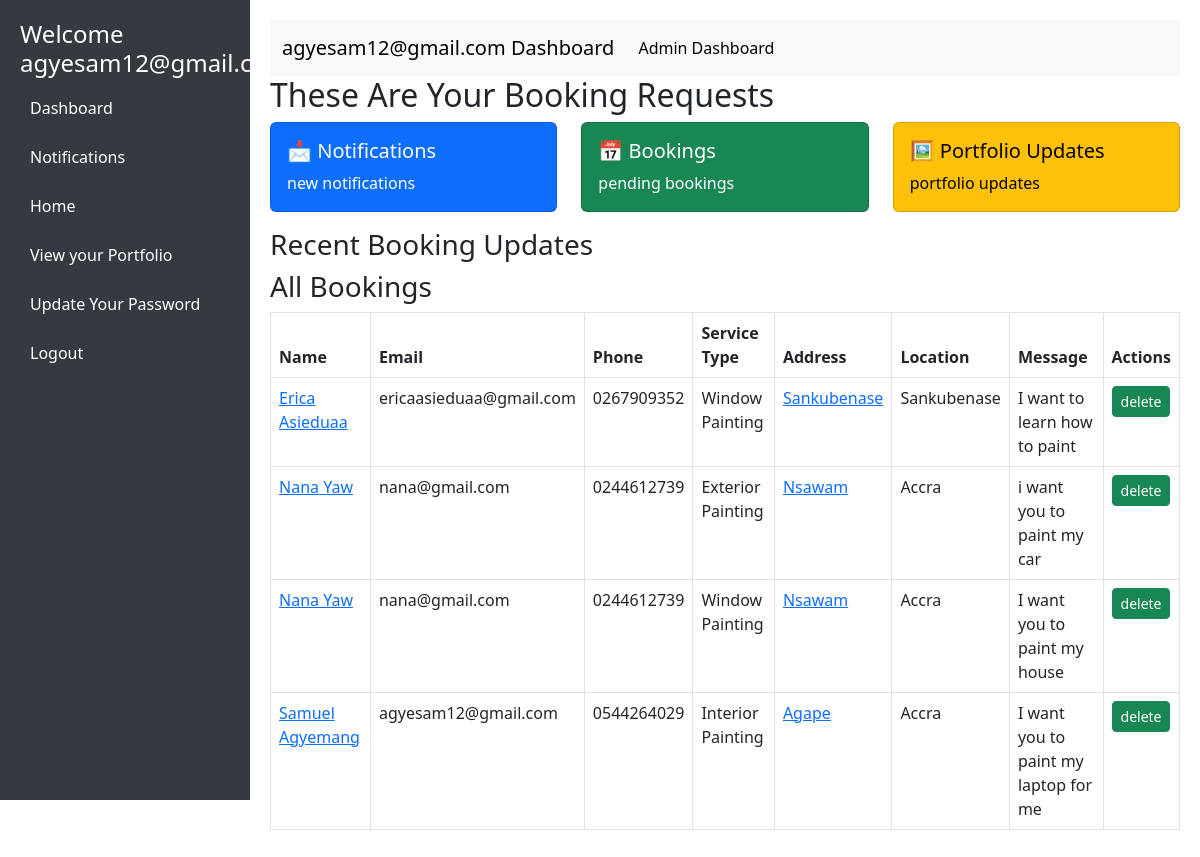
The app's page /booking_requests (signed in), older data.
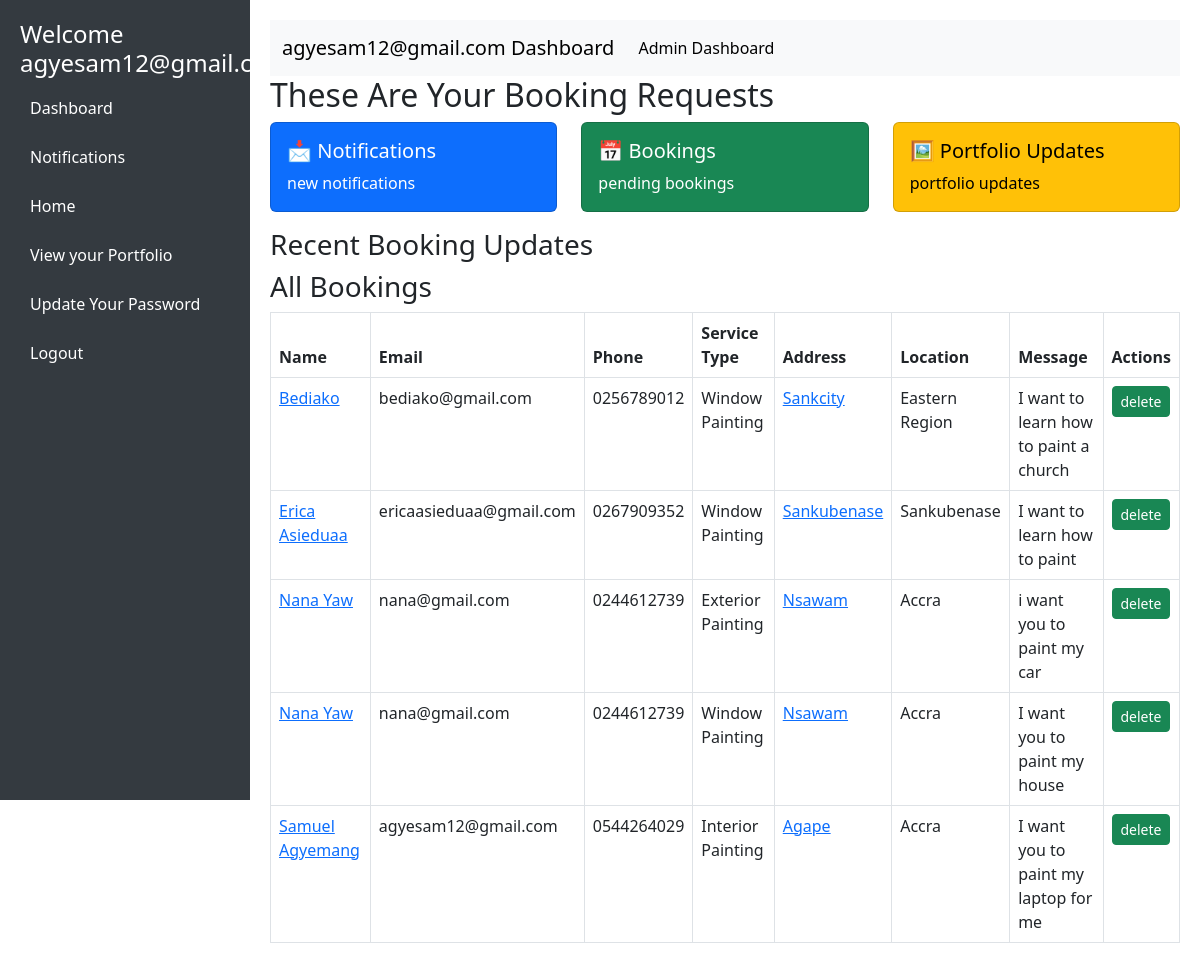
The same page, newer data.
### paint/models.py (models this page shows, shortened)
class ContactRequest(models.Model):
    contact_request_id = IntegerIDField(unique=True, editable=False, primary_key=True)
    name = models.CharField(max_length=255)
    email = models.EmailField()
    phone = models.CharField(max_length=15, blank=True, null=True)
    service_type = models.CharField(max_length=100, choices=BOOKING_SERVICE_TYPE, default='Cabinet Painting')
    address = models.CharField(max_length=200, null=True, blank=True)
    location = models.CharField(max_length=200, null=True, blank=True)
    message = models.TextField(null=True)
    created_at = models.DateTimeField(auto_now_add=True)
    class Meta:
        ordering = ['-created_at']

### paint/views.py (the view)
# urls.py: path('booking_requests', views.booking_requests, name='booking_requests'),
def booking_requests(request):
    if not request.user.is_admin:
        messages.info(request, f"You are not authorized to access this page")
        return redirect("signin")
    bookings  = ContactRequest.objects.all()
    context = {'bookings':bookings}
    return render(request, 'bookings.html', context)

### paint/templates/bookings.html (shortened to what the changed rows need)
<!DOCTYPE html>
<html lang="en">
<head>
    <link href="https://cdn.jsdelivr.net/npm/bootstrap@5.3.0/dist/css/bootstrap.min.css" rel="stylesheet">
</head>
<body>
    <div class="content">
        <h2 id="dashboard">These Are Your Booking Requests</h2>
        <table class="table table-bordered">
            <thead>
                <tr>
                    <th>Name</th>
                    <th>Email</th>
                    <th>Phone</th>
                    <th>Service Type</th>
                    <th>Address</th>
                    <th>Location</th>
                    <th>Message</th>
                    <th>Actions</th>
                </tr>
            </thead>
            <tbody>
                {% for booking in bookings %}
                <tr>
                    <td><a href="{% url 'admin_view_booking_request_details' booking.pk %}">{{ booking.name }}</a></td>
                    <td>{{ booking.email }}</td>
                    <td>{{ booking.phone }}</td>
                    <td>{{ booking.service_type }}</td>
                    <td><a href="{% url 'admin_view_booking_request_details' booking.pk %}">{{ booking.address }}</a></td>
                    <td>{{ booking.location }}</td>
                    <td>{{ booking.message }}</td>
                    <td>
                        <a href="{% url 'admin_delete_booking_request' booking.pk %}"class="btn btn-success btn-sm">delete</a>
                    </td>
                </tr>
                {% endfor %}
            </tbody>
        </table>
    </div>
</body>
</html>

Row changes from the older to the newer data that the page shows:
added ContactRequest: name "Bediako", email "bediako@gmail.com", phone "0256789012", service_type "Window Painting", address "Sankcity", location "Eastern Region", message "I want to learn how to paint a church"
